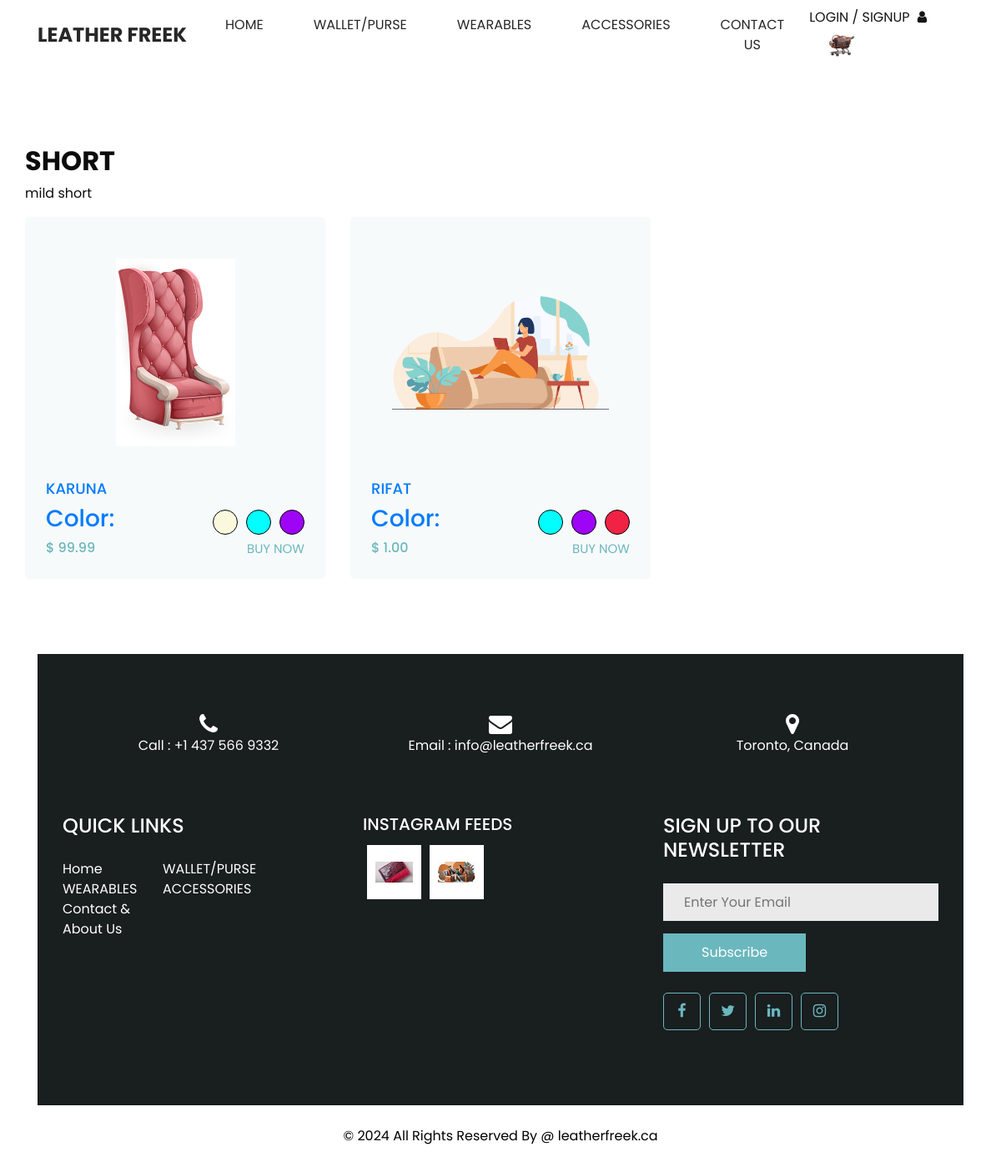
Screenshot of /view_products/3/ with the database file from the repository.
### leather_web/models.py (models this page shows, shortened)
class Catagory(models.Model):
    catagory_id = models.AutoField(primary_key=True)
    catagory_name = models.CharField(max_length=100)
    catagory_code = models.CharField(max_length=10)
    catagory_details = models.TextField()

class Display_Product(models.Model):
    product_id = models.AutoField(primary_key=True)
    product_name = models.CharField(max_length=100)
    product_price = models.DecimalField(max_digits=10, decimal_places=2)
    product_title = models.CharField(max_length=100)
    product_color = models.ManyToManyField('Color')
    product_catagory = models.ManyToManyField('Catagory')
    product_design_catagory = models.ManyToManyField('Design_Catagory')
    product_added_date = models.DateTimeField(auto_now_add=True)
    volume_description = models.ForeignKey(Volume_Description, on_delete=models.CASCADE)
    weight_description = models.DecimalField(max_digits=10, decimal_places=2)
    text_description = models.TextField()
    product_image = models.ManyToManyField('ProductImage')
    Instagram_Post = models.ManyToManyField('Instagram_Post' , blank=True , null=True)

class ProductImage(models.Model):
    image_id = models.AutoField(primary_key=True)
    image = models.ImageField(upload_to='product_images/')

class Color(models.Model):
    color_id = models.AutoField(primary_key=True)
    color_name = models.CharField(max_length=100)
    hex_code = models.CharField(max_length=7)  # To store hexadecimal color code (e.g., #FFFFFF)

class Instagram_Post(models.Model):
    post_id = models.AutoField(primary_key=True)
    post_image = models.ImageField(upload_to='instagram_images/')
    post_link = models.URLField(max_length=200)
    home_page_available = models.BooleanField(default=False)
    post_date = models.DateTimeField(auto_now_add=True)

### leather_web/views.py (the view)
# urls.py: path('view_products/<int:catagory_id>/', views.view_products, name='view_products'),
def view_products(request, catagory_id):
    catagory = get_object_or_404(Catagory, pk=catagory_id)
    products = Display_Product.objects.filter(product_catagory=catagory)
    context = {
        'catagory': catagory,
        'products': products,
    }
    return render(request, 'events/view_products.html', context)

### leather_web/templatetags/custom_tags.py (called while the page is built)
@register.simple_tag
def get_home_instagram_posts():
    if Instagram_Post.objects.filter(home_page_available=True).exists():
        return Instagram_Post.objects.filter(home_page_available=True)

### leather_web/templates/events/view_products.html (shortened to what this page needs)
{% load static %}
{% load custom_tags %}
  {% block content %}
<!DOCTYPE html>
<html>
<head>
  <link rel="stylesheet" type="text/css" href="{% static 'css/bootstrap.css' %}" />
  <link href="{% static 'css/font-awesome.min.css' %}" rel="stylesheet" />
  <link href="{% static 'css/style.css' %}" rel="stylesheet" />
  <link href="{% static 'css/responsive.css' %}" rel="stylesheet" />
</head>
<body class="sub_page">
  {% include 'events/head_nav.html' %}
  <section  class="furniture_section layout_padding">
    <div class="container">
      <div class="heading_container">
        <h2>
          {{ catagory.catagory_name }}
        </h2>
        <p>
          {{ catagory.catagory_details }}
        </p>
      </div>
      <div class="row">
        {% for product in products %}
        <div  class="col-md-6 col-lg-4">
          <a href="{% url 'product_card' product.product_id %}">
            <div  class="box">
              <div class="img-box">
                <img src="{{product.product_image.first.image.url }}" alt="{{ product.product_image.first.image.url }}">
              </div>
              <div class="detail-box">
                <h5>
                  {{ product.product_name }}
                </h5>
                <div class="price_box">
                  <h3>Color:</h3>
                  <div class="color-container" id="color-container">
                      {% for color in product.product_color.all %}
                          <div class="color-viewer" data-hex="{{ color.hex_code }}" title="{{ color.color_name }}"></div>
                      {% endfor %}
                  </div>
                </div>
                <div class="price_box">
                  <h6 class="price_heading">
                    <span>$</span>
                    {{ product.product_price }}
                  </h6>
                  <a href="">
                    Buy Now
                  </a>
                </div>
              </div>
            </div>
          </a>
        </div>
        {% endfor %}
      </div>
    </div>
  </section>
  {% include 'events/footer.html' %}
</body>
</html>
  {% endblock %}

### leather_web/templates/events/footer.html
{% load static %}
  {% block content %}
  {% load custom_tags %}
  <section class="info_section long_section">
    <div class="container">
      <div class="contact_nav">
        <a href="">
          <i class="fa fa-phone" aria-hidden="true"></i>
          <span>
            Call : +1 437 566 9332
          </span>
        </a>
        <a href="">
          <i class="fa fa-envelope" aria-hidden="true"></i>
          <span>
            Email : info@leatherfreek.ca
          </span>
        </a>
        <a href="">
          <i class="fa fa-map-marker" aria-hidden="true"></i>
          <span>
            Toronto, Canada
          </span>
        </a>
      </div>
      <div class="info_top ">
        <div class="row ">
          <div class="col-sm-6 col-md-4 col-lg-3">
            <div class="info_links">
              <h4>
                QUICK LINKS
              </h4>
              <div class="info_links_menu">
                <a class="" href="index.html">Home <span class="sr-only">(current)</span></a>
                <a class="" href="about.html"> WALLET/PURSE</a>
                <a class="" href="furniture.html">WEARABLES</a>
                <a class="" href="blog.html">ACCESSORIES</a>
                <a class="" href="contact.html">Contact & About Us</a>
              </div>
            </div>
          </div>
          <div class="col-sm-6 col-md-4 col-lg-3 mx-auto">
            <div class="info_post">
              <h5>
                INSTAGRAM FEEDS
              </h5>
              <div class="post_box">
              {% get_home_instagram_posts as insta_post %}
              {% for post in insta_post %}
                <a class="img-box" href="{{ post.post_link }}">
                  <img src="{{ post.post_image.url }}" alt="">
                </a>
              {% endfor %}
            </div>
            </div>
          </div>
          <div class="col-md-4">
            <div class="info_form">
              <h4>
                SIGN UP TO OUR NEWSLETTER
              </h4>
              <form action="">
                <input type="text" placeholder="Enter Your Email" />
                <button type="submit">
                  Subscribe
                </button>
              </form>
              <div class="social_box">
                <a href="">
                  <i class="fa fa-facebook" aria-hidden="true"></i>
                </a>
                <a href="">
                  <i class="fa fa-twitter" aria-hidden="true"></i>
                </a>
                <a href="">
                  <i class="fa fa-linkedin" aria-hidden="true"></i>
                </a>
                <a href="">
                  <i class="fa fa-instagram" aria-hidden="true"></i>
                </a>
              </div>
            </div>
          </div>
        </div>
      </div>
    </div>
  </section>
  <footer class="footer_section">
    <div class="container">
      <p>
        &copy; <span id="displayYear"></span> All Rights Reserved By @
        <a href="https://leatherfreek.ca/">leatherfreek.ca</a>
      </p>
    </div>
  </footer>
    {% endblock %}

### static/css/responsive.css (style rules this page uses)
@media (min-width: 1200px) { .container { max-width: 1170px; } }

### leather_web/templates/events/view_products.html (style rules this page uses)
.color-container { display: flex; gap: 10px; align-items: center; }
.color-viewer { width: 30px; height: 30px; border-radius: 50%; display: inline-block; border: 1px solid #000; }

### rows the page displays
Catagory: catagory_name "SHORT", catagory_details "mild short"
Display_Product: product_image.first.image (picture), product_name "KARUNA", product_price "99.99"
Display_Product: product_image.first.image (picture), product_name "RIFAT", product_price "1.00"
Instagram_Post: post_image (picture)
Instagram_Post: post_image (picture)
